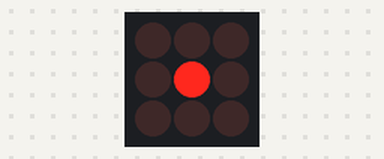
Bench run of a sketch on a simulated Arduino Uno, built with avr-gcc and run on an emulated ATmega328P. Parts: 3×3 LED matrix. Wiring (inferred from the names in the program): LED matrix (orientation assumed): rows pin 5, pin 6, pin 7; columns pin 8, pin 9, pin 10.

Above: at 0.1 s.
At 2.0 s:
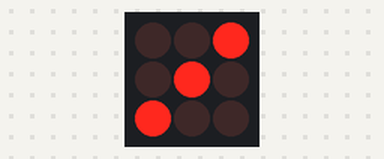
At 3.3 s:
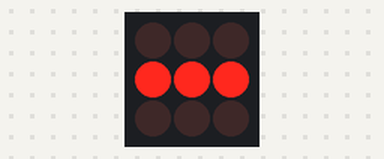
At 5.8 s:
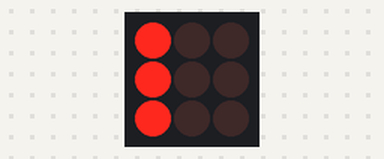
At 8.4 s:
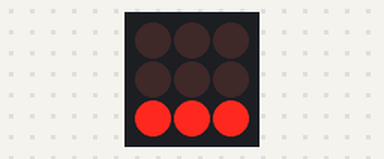
At 12.2 s:
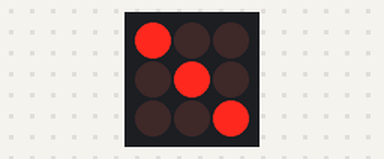

The sketch:

matrix3x3spiel.ino
```cpp
// anodes
int row[] = {5,6,7};
// cathodes
int col[] = {8,9,10};

byte data[] = {
  0,0,0};

int columns = 3;
int rows = 3;

int pause = 1;

void setup()
{
  for (int i=0;i<3;i++)
  {
    pinMode(row[i], OUTPUT);
    pinMode(col[i], OUTPUT);
  }
  allOff();
}

void loop()
{

  data[0] = B00000000;
  data[1] = B00000010;
  data[2] = B00000000;
  showPattern();

  data[0] = B00000100;
  data[1] = B00000010;
  data[2] = B00000001;
  showPattern();

  data[0] = B00000000;
  data[1] = B00000111;
  data[2] = B00000000;
  showPattern();

  data[0] = B00000001;
  data[1] = B00000010;
  data[2] = B00000100;
  showPattern();

  data[0] = B00000100;
  data[1] = B00000010;
  data[2] = B00000001;
  showPattern();

  data[0] = B00000000;
  data[1] = B00000111;
  data[2] = B00000000;
  showPattern();

  data[0] = B00000001;
  data[1] = B00000010;
  data[2] = B00000100;
  showPattern();

  data[0] = B00000100;
  data[1] = B00000010;
  data[2] = B00000001;
  showPattern();

  data[0] = B00000000;
  data[1] = B00000111;
  data[2] = B00000000;
  showPattern();

  data[0] = B00000100;
  data[1] = B00000100;
  data[2] = B00000100;
  showPattern();

  data[0] = B00000010;
  data[1] = B00000010;
  data[2] = B00000010;
  showPattern();

  data[0] = B00000001;
  data[1] = B00000001;
  data[2] = B00000001;
  showPattern();

  data[0] = B00000111;
  data[1] = B00000101;
  data[2] = B00000111;
  showPattern();

  data[0] = B00000000;
  data[1] = B00000000;
  data[2] = B00000111;
  showPattern();

  data[0] = B00000000;
  data[1] = B00000111;
  data[2] = B00000000;
  showPattern();

  data[0] = B00000111;
  data[1] = B00000000;
  data[2] = B00000000;
  showPattern();

  data[0] = B00000000;
  data[1] = B00000111;
  data[2] = B00000000;
  showPattern();

  data[0] = B00000000;
  data[1] = B00000000;
  data[2] = B00000111;
  showPattern();
}

void allOff()
{
  for (int i=0;i<3;i++)
  {
    digitalWrite(row[i], LOW);
    digitalWrite(col[i], HIGH);
  }
}

void showPattern()
{
  for (int i=0;i<200;i++)
  {
    for (int thisrow=0;thisrow<rows;thisrow++)
    {
      allOff();
      digitalWrite(row[thisrow], HIGH);
      for (int thiscol=0;thiscol<columns;thiscol++)
      {
        if (bitRead(data[thisrow],columns-thiscol-1)==1)
        {
          digitalWrite(col[thiscol], LOW);
        }
        else
        {
          digitalWrite(col[thiscol], HIGH);
        }
      }
      delay(pause);
    }
  }
}
```

Measured:
- by itself, everything shown: repeats every 11.4 s, in 18 steps
- what the display in image 0 shows lasts 0.7 s, from 0.0 s to 0.7 s
